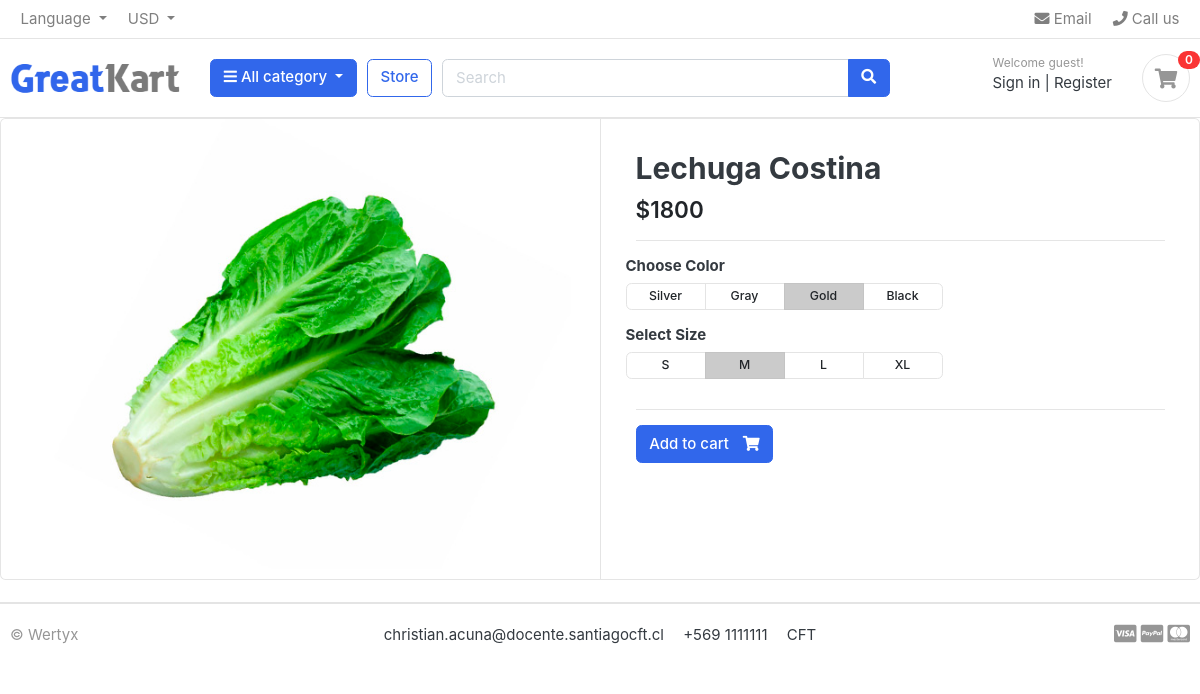
Screenshot of /store/vegetables/lechuga-costina/ with the database file from the repository.
### store/models.py (models this page shows, shortened)
class Product(models.Model):
    product_name = models.CharField(max_length=200, unique=True)
    slug = models.CharField(max_length=200, unique=True)
    description = models.TextField(max_length=1000, blank=True)
    price = models.IntegerField()
    images = models.ImageField(upload_to='photos/products')
    stock = models.PositiveIntegerField()
    is_available = models.BooleanField(default=True)
    category = models.ForeignKey(Category, on_delete=models.CASCADE)
    created_date = models.DateTimeField(auto_now_add=True)
    modified_date = models.DateTimeField(auto_now=True)

### store/views.py (the view)
# urls.py: path('<slug:category_slug>/<slug:product_slug>/', views.product_detail, name="product_detail"),
def product_detail(request, category_slug, product_slug):
    product = Product.objects.get(category__slug=category_slug, slug=product_slug)
    return render(request, "product_detail.html", context={"product": product})

### carts/context_processors.py (called while the page is built)
def counter_items(request):
    cart_count = 0
    try:
        cart = Cart.objects.get(cart_id=cart_id(request))
        cart_items = CartItem.objects.all().filter(cart=cart)
        for cart_item in cart_items:
            cart_count += cart_item.quantity
    except Cart.DoesNotExist:
        cart_count = 0
    return {"cart_count": cart_count}

### carts/views.py (called while the page is built)
def cart_id(request):
    cart = request.session.session_key
    print("cart", cart)
    if cart is None:
        cart = request.session.create()
    return cart

### category/context_processors.py (called while the page is built)
def global_category(request):
    menu_links = Category.objects.all()
    return dict(menu_links=menu_links)

### templates/product_detail.html (shortened to what this page needs)
{% extends 'base.html' %}
{% block content %}
<div class="card">
	<div class="row no-gutters">
		<aside class="col-md-6">
<article class="gallery-wrap">
	<div class="img-big-wrap">
	   <a href="#"><img src="{{ product.images.url }}"></a>
	</div>
</article>
		</aside>
		<main class="col-md-6 border-left">
<article class="content-body">
<h2 class="title">{{ product.product_name }}</h2>
<div class="mb-3">
	<var class="price h4">${{ product.price }}</var>
</div>
<hr>
	<div class="row">
		<div class="item-option-select">
			<h6>Choose Color</h6>
			<div class="btn-group btn-group-sm btn-group-toggle" data-toggle="buttons">
			  <label class="btn btn-light">
			    <input type="radio" name="radio_color"> Silver
			  </label>
			  <label class="btn btn-light">
			    <input type="radio" name="radio_color" > Gray
			  </label>
			  <label class="btn btn-light active">
			    <input type="radio" name="radio_color checked"> Gold
			  </label>
			  <label class="btn btn-light">
			    <input type="radio" name="radio_color"> Black
			  </label>
			</div>
		</div>
	</div>
	<div class="row">
		<div class="item-option-select">
			<h6>Select Size</h6>
			<div class="btn-group btn-group-sm btn-group-toggle" data-toggle="buttons">
			  <label class="btn btn-light">
			    <input type="radio" name="radio_color"> S
			  </label>
			  <label class="btn btn-light active">
			    <input type="radio" name="radio_color" checked> M
			  </label>
			  <label class="btn btn-light">
			    <input type="radio" name="radio_color"> L
			  </label>
			  <label class="btn btn-light">
			    <input type="radio" name="radio_color"> XL
			  </label>
			</div>
		</div>
	</div>
	<hr>
	{% if product.stock %}
		<a href="{% url 'add_cart' product.id %}" class="btn  btn-primary"> <span class="text">Add to cart</span> <i class="fas fa-shopping-cart"></i>  </a>
	{% else %}
		<h2 class="title">Sin stock</h2>
	{% endif %}
</article>
		</main>
	</div>
</div>
<br>
{% endblock content %}

### ecommerce/static/css/ui.css (style rules this page uses)
html { font-family: "Inter", sans-serif; font-size: 15px; }
.content-body { flex: 1 1 auto; padding: 2rem 2.3rem; }
var { font-style: normal; }
article:after, .form-group:after { display: block; clear: both; content: ""; }
.btn-light { background-color: #fff; border-color: #e4e4e4; }
.btn .text + i { margin-left: 10px; }
.price { font-weight: 600; color: #212529; }
.gallery-wrap .img-big-wrap { margin-bottom: 10px; border-radius: 0.37rem; overflow: hidden; background-color: #fff; }
.gallery-wrap .img-big-wrap a { text-align: center; display: block; }
.gallery-wrap .img-big-wrap img { height: 450px; width: auto; display: inline-block; }
.item-option-select { margin-bottom: 1rem; display: inline-block; margin-right: 15px; }
.item-option-select .btn { min-width: 80px; }

### rows the page displays
Product: images (picture), product_name "Lechuga Costina", price "1800"

### other values shown
{{ cart_count }} "0"
